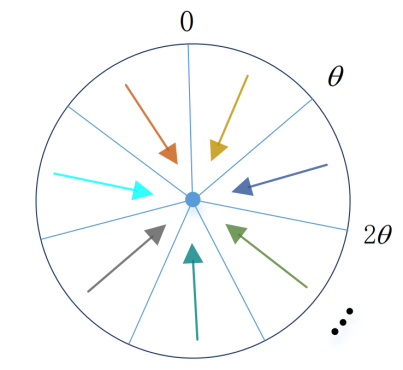
#> input picture design sketch/Schematic.png, 403 x 370 px
$ python -i augmentation.py   (imports and definitions only)
#> lines starting #> are read from the running program, lines starting #| are printed output that depends on the picture
#> further down, picture is the input picture: shape (370, 403, 3); mean B, G, R 250.5, 250.1, 248.7
import cv2
import numpy as np
import math
import torchvision.transforms as transforms
from PIL import Image

def bright(img):
    img_t = cv2.cvtColor(img, cv2.COLOR_BGR2HSV)
#> img_t: shape (370, 403, 3); mean H, S, V 6.8, 4.8, 251.4
    h,s,v = cv2.split(img_t)
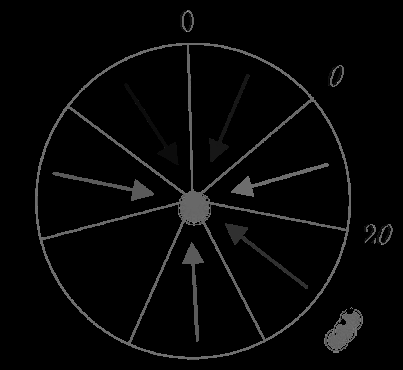
#> h: shape (370, 403); min 0, max 174, mean 6.8
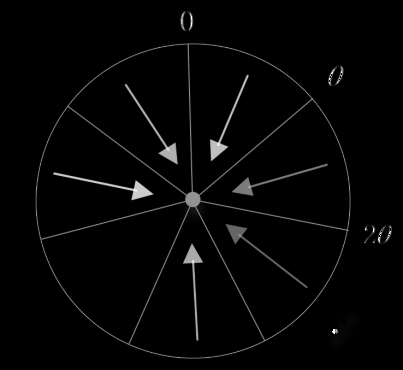
#> s: shape (370, 403); min 0, max 255, mean 4.8
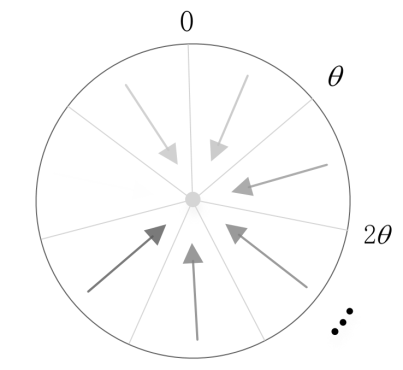
#> v: shape (370, 403); min 0, max 255, mean 251.4
    # 增加图像亮度
    v1 = np.clip(cv2.add(1*v,-35),0,255)  #-35
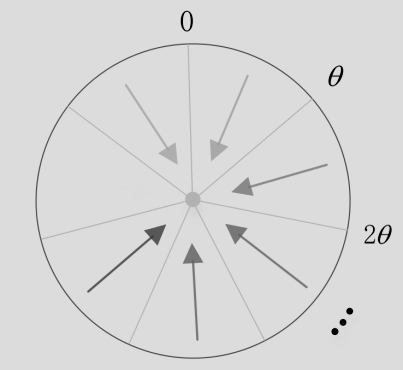
#> v1: shape (370, 403); min 0, max 220, mean 216.5
    img1 = np.uint8(cv2.merge((h,s,v1)))
#> img1: shape (370, 403, 3); mean H, S, V 6.8, 4.8, 216.5
    img1 = cv2.cvtColor(img1,cv2.COLOR_HSV2BGR)
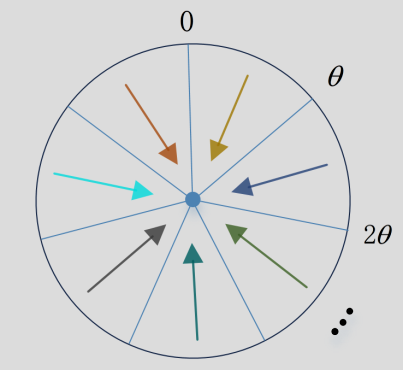
#> img1: shape (370, 403, 3); mean B, G, R 215.7, 215.3, 214.2
    return img1

# [207 lines left out: functions resize_keep_aspect_ratio, rotate, rotate_instance, flip, crop_or_padding, crop_or_padding_to_fixed_size_instance and 2 more, not called in this run]


def blur_image(img, sigma=3):
    return cv2.GaussianBlur(img, (sigma, sigma), 0)


# [184 lines left out: functions add_noise, compute_resize_range, crop_resize_instance_v1, crop_resize_instance_v2, resize_with_crop_or_pad_to_fixed_size, _augmentation and 1 more, not called in this run]

>>> import cv2
>>> picture = cv2.imread('../../design sketch/Schematic.png')
>>> result = bright(picture)
